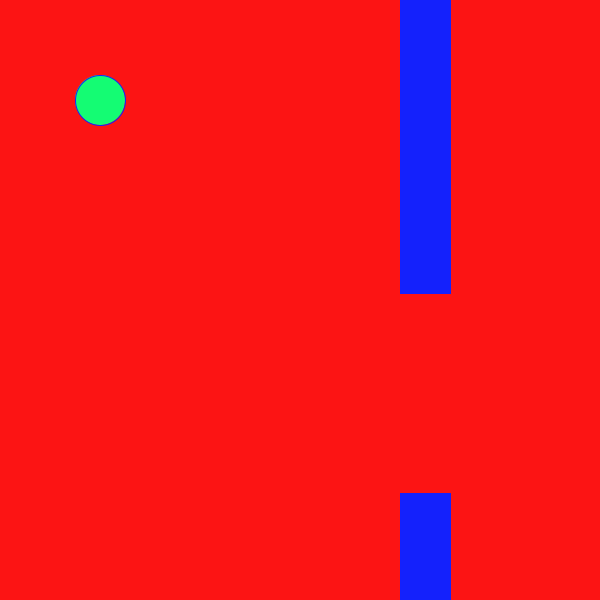
Frame 1 (no input)
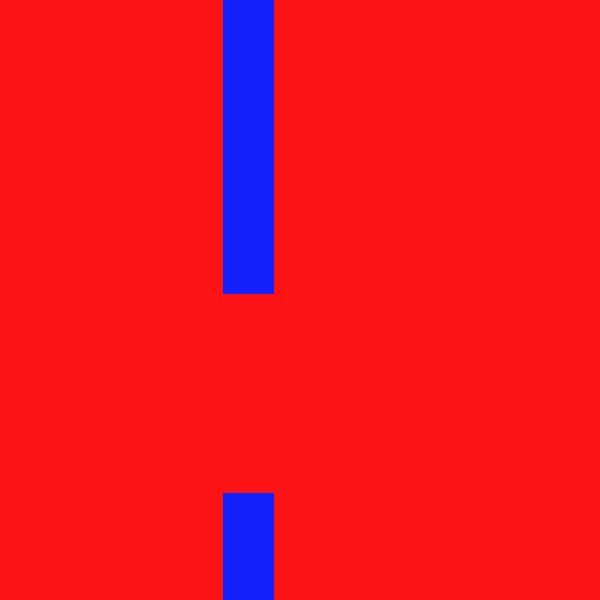
Frame 60 (the mouse pressed at the canvas centre just before this capture)
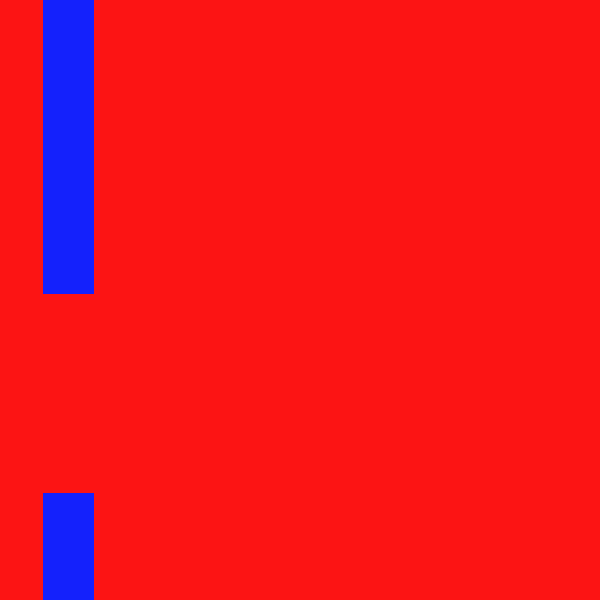
Frame 120 (the mouse held since frame 60 and released just before this capture)

The Processing sketch that drew these frames (run headless with seeded random() and noise(); from frame 60 on, the mouse is pressed at the canvas centre):

// Processing sketch: flappy_bird
// ── flappy_bird.pde
int birdX = 100;
int birdY = 100;
int fallSpeed = 0;
int gravity = 1;
int pipeX = 400;
int pipeY = 0;
int pipeA = 400;
int pipeB = 200;
int pipeGap = 200;
 int upperPipeHeight = (int) random(100, 400); 
void setup(){
  size(600,600);
  
}

void draw(){
  background(#FC1414);
fill(#14FC73);
stroke(#1421FC);
ellipse(birdX, birdY, 50, 50);

fill(#1421FC);
rect(pipeX, pipeY, 50, upperPipeHeight);
rect(pipeA, upperPipeHeight + pipeGap, 50, height);
pipeX -= 3;
pipeA -= 3;
if(pipeX < -50){
  pipeX = width; 
  upperPipeHeight = (int) random(100, 400); 
  if(pipeA < -50){
    pipeA = width;
}
}
fallSpeed += gravity;
birdY += fallSpeed;
}

void mousePressed(){
  fallSpeed = -15;
}
